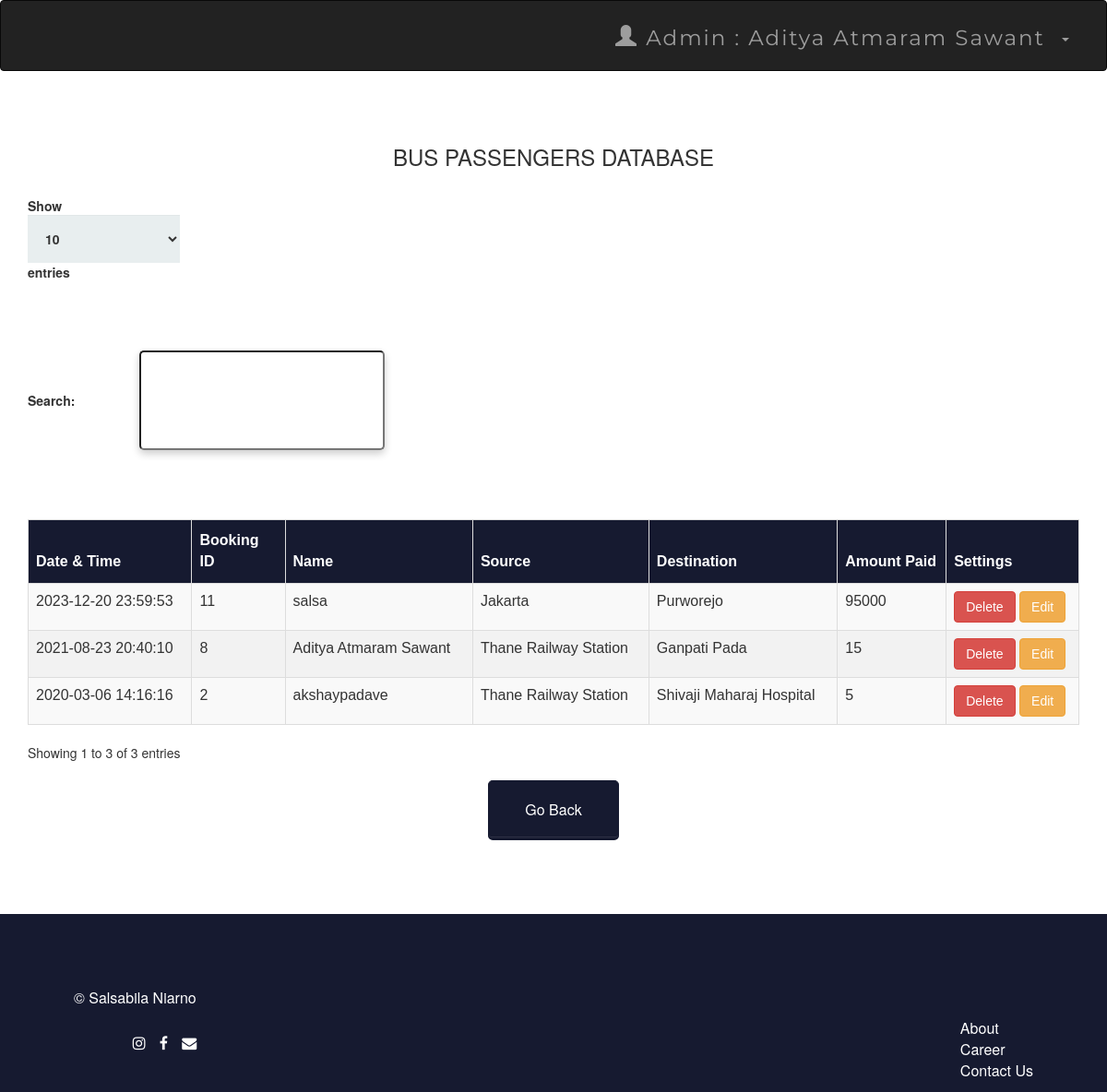
The app's page /admin/adminbusdb.php (signed in) with its own data.
### tables this page shows
CREATE TABLE `bustransactions` (
  `T_No.` int(10) NOT NULL,
  `email` varchar(50) NOT NULL,
  `source` varchar(50) NOT NULL,
  `dest` varchar(50) NOT NULL,
  `Name` varchar(50) NOT NULL,
  `PO_bus` varchar(50) NOT NULL,
  `NoOfpass` int(11) NOT NULL,
  `card_no` int(25) NOT NULL,
  `expmonth` int(2) NOT NULL,
  `expyear` int(2) NOT NULL,
  `cvv` int(3) NOT NULL,
  `pin` int(4) NOT NULL,
  `Date` datetime NOT NULL DEFAULT current_timestamp(),
  `Amt` int(10) NOT NULL
);

### admin/adminbusdb.php (the view, shortened to what this page needs)
<?php
include '../connect.php' ;
include 'adminheader.php';
?>
 <!DOCTYPE html>
 <html>
 <link rel='stylesheet' href='../style/index.css'>
      <head>
           <link rel="stylesheet" href="https://maxcdn.bootstrapcdn.com/bootstrap/3.3.6/css/bootstrap.min.css" />
           <link rel="stylesheet" href="https://cdn.datatables.net/1.10.12/css/dataTables.bootstrap.min.css" />
      </head>
      <body>
           <br /><br />
           <div class="container">
                <h3 align="center">BUS PASSENGERS DATABASE</h3>
                <br />
                <div class="table-responsive">
                     <table id="data" class="table table-striped table-bordered">
                          <thead>
                               <tr>
                                    <th> Date & Time</th>
                                    <th> Booking ID  </th>
                                    <th> Name </th>
                                    <th> Source </th>
                                    <th> Destination </th>
                                    <th> Amount Paid</th>
                                    <th> Settings</th>
                               </tr>
                          </thead>
                          <tbody>
  <?php
   $result = mysqli_query($connect , "select * From bustransactions");
  while ($row = mysqli_fetch_assoc($result)):
  ?>
  <tr>
    <td><?php echo $row['Date']; ?></td>
    <td><?php echo $row['T_No.']; ?></td>
    <td><?php echo $row['Name']; ?></td>
    <td><?php echo $row['source']; ?></td>
    <td><?php echo $row['dest']; ?></td>
    <td><?php echo $row['Amt']; ?></td>
    <td><a href="deletebus.php?pid=<?php echo $row['T_No.']; ?>" class="btn btn-danger">Delete</a>  <a href="editbus.php?pid=<?php echo $row['T_No.']; ?>" class="btn btn-warning">Edit</a></td>
    </tr>
  <?php endwhile; ?>
</tbody>
                     </table>
                </div>
           </div>
      </body>
 </html>
<table align='center'>
<tr>
  <td><a href='admin.php'><button style="background-color: #161A30; border-color:#161A30"  ><span style="color:white">Go Back </span> </button></a></td>
 </tr>
</table>
 <?php include '../footer/footer.php';
?>

### style/index.css (style rules this page uses)
*, *:before, *:after { -moz-box-sizing: border-box; -webkit-box-sizing: border-box; box-sizing: border-box; }
body { background-color: #fff; font-family: 'Nunito', sans-serif; color: #161A30; }
a { text-decoration:none; }
td { text-align: center; }
button { padding: 19px 39px; color: #FFF; background-color: #161A30; font-size: 24px; text-align: center; font-style: normal; border-radius: 5px; width: 100%; border: 4px solid #fff; border-width: 1px 1px 3px; box-shadow: 0 -1px 0 rgba(255,255,255,0.1) inset; margin-bottom: 10px; }

### admin/adminbusdb.php (style rules this page uses)
table#data { font-size:16px; font-family: "Trebuchet MS", Arial, Helvetica, sans-serif; border-collapse: collapse; border-spacing: 0; width: 100%; }
#data td, #data th { border: 1px solid #ddd; text-align: left; padding: 8px; }
#data tr:nth-child(even) { background-color: #f2f2f2 }
#data th { padding-top: 11px; padding-bottom: 11px; background-color: #161A30; color: white; }

### footer/footer.php (style rules this page uses)
a { color: white; }

### records on screen
bustransactions: Date "2020-03-06 14:16:16", value "2", Name "akshaypadave", source "Thane Railway Station", dest "Shivaji Maharaj Hospital", Amt "5"
bustransactions: Date "2021-08-23 20:40:10", value "8", Name "Aditya Atmaram Sawant", source "Thane Railway Station", dest "Ganpati Pada", Amt "15"
bustransactions: Date "2023-12-20 23:59:53", value "11", Name "salsa", source "Jakarta", dest "Purworejo", Amt "95000"

### other values on screen
$_SESSION['name'] "Aditya Atmaram Sawant"
